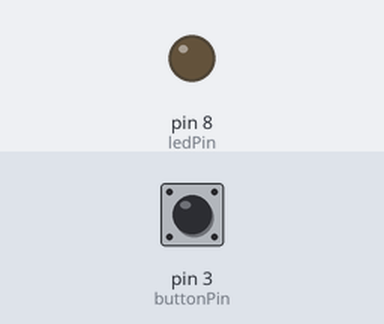
A sketch run on a simulated Arduino Uno, built with avr-gcc and run on an emulated ATmega328P. Parts: output pins drawn as LEDs (lit = HIGH). Dashed ring = blinking. The test bench sets the inputs (shaded band); at power-on: pin 3 (buttonPin) HIGH.

Above: at 1.2 s.
1.3 s: pin 3 (buttonPin) pulled LOW for 0.15 s
At 1.4 s:
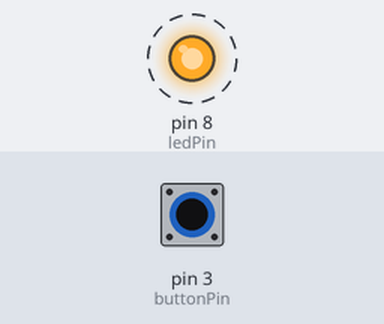
4.3 s: pin 3 (buttonPin) pulled LOW for 3.2 s
At 9.3 s:
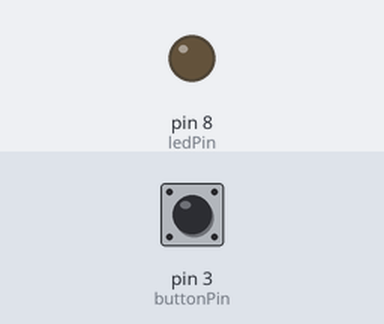
Timing chart, 0 to 10.8 s (numbered marks = the images above; inputs shaded):
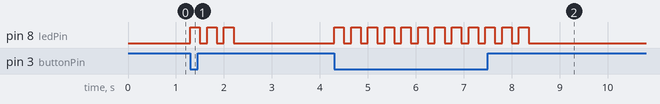

Measured:
- after the input at 1.3 s, pin 8 (ledPin): alternates HIGH for 0.20 s and LOW for 0.15 s, 6 changes in all, then stays LOW, starting at once
- after the input at 4.3 s, pin 8 (ledPin): alternates HIGH for 0.20 s and LOW for 0.15 s, 24 changes in all, then stays LOW, starting at once

The sketch:

POC_7.1.1.ino
```cpp
const int ledPin = 8;
const int buttonPin = 3;
int buttonState;

void setup() {
    pinMode (buttonPin, INPUT_PULLUP);
    pinMode (ledPin, OUTPUT);
}

void loop() {
    // De button state wordt uitgelezen
    buttonState = digitalRead (buttonPin);

    // Als de button is ingedrukt, start de for loop
    if (buttonState == LOW) {
        for (int ledKnipper = 0; ledKnipper < 3; ledKnipper++) {
            // Als de button is ingedrukt, knippert de LED 3 keer
            digitalWrite (ledPin, HIGH);
            delay(200);
            digitalWrite (ledPin, LOW);
            delay(150);
        }
    }
}
```
